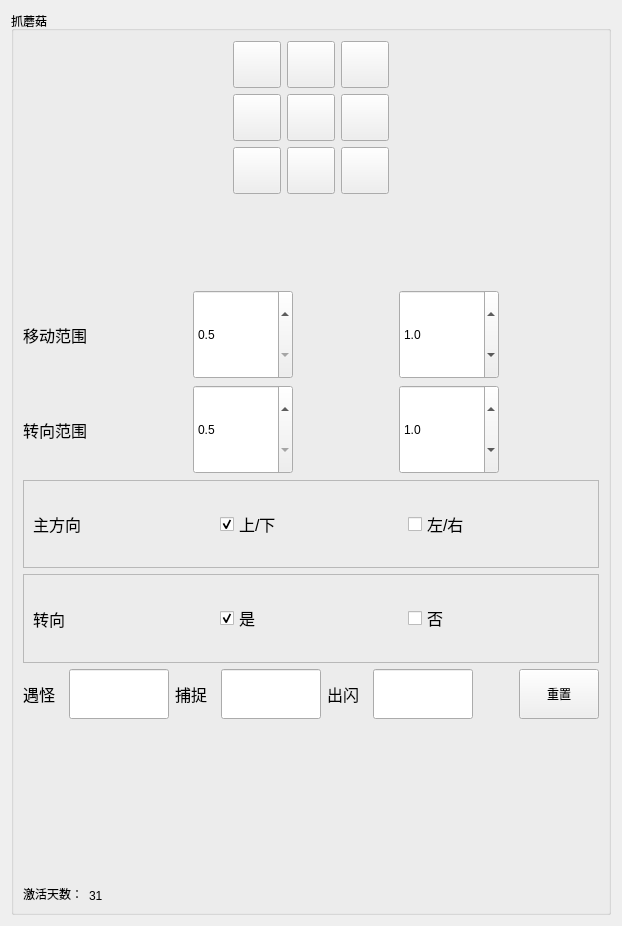
         <widget class="QWidget" name="tab_11">
          <attribute name="icon">
           <iconset>
            <normaloff>assets/PNG/pokemon.png</normaloff>assets/PNG/pokemon.png</iconset>
          </attribute>
          <attribute name="title">
           <string/>
          </attribute>
          <layout class="QVBoxLayout" name="verticalLayout_9">
           <item>
            <widget class="QGroupBox" name="groupA1_2">
             <property name="title">
              <string>抓蘑菇</string>
             </property>
             <layout class="QVBoxLayout" name="verticalLayout_7" stretch="1,1,1,1,1,1,1,1,1">
              <item>
               <layout class="QHBoxLayout" name="horizontalLayout_15">
                <item>
                 <layout class="QGridLayout" name="gridLayout_2" rowstretch="1,3,3,3,1" columnstretch="1,3,3,3,1" rowminimumheight="1,3,3,3,1" columnminimumwidth="1,3,3,3,1">
                  <property name="sizeConstraint">
                   <enum>QLayout::SizeConstraint::SetNoConstraint</enum>
                  </property>
                  <item row="1" column="2">
                   <widget class="QToolButton" name="toolButton_10">
                    <property name="text">
                     <string/>
                    </property>
                    <property name="icon">
                     <iconset>
                      <normaloff>assets/PNG/top.png</normaloff>assets/PNG/top.png</iconset>
                    </property>
                    <property name="iconSize">
                     <size>
                      <width>40</width>
                      <height>40</height>
                     </size>
                    </property>
                   </widget>
                  </item>
                  <item row="1" column="3">
                   <widget class="QToolButton" name="toolButton_11">
                    <property name="text">
                     <string/>
                    </property>
                    <property name="icon">
                     <iconset>
                      <normaloff>assets/PNG/right-tip.png</normaloff>assets/PNG/right-tip.png</iconset>
                    </property>
                    <property name="iconSize">
                     <size>
                      <width>40</width>
                      <height>40</height>
                     </size>
                    </property>
                   </widget>
                  </item>
                  <item row="3" column="1">
                   <widget class="QToolButton" name="toolButton_12">
                    <property name="text">
                     <string/>
                    </property>
                    <property name="icon">
                     <iconset>
                      <normaloff>assets/PNG/left-bottom.png</normaloff>assets/PNG/left-bottom.png</iconset>
                    </property>
                    <property name="iconSize">
                     <size>
                      <width>40</width>
                      <height>40</height>
                     </size>
                    </property>
                   </widget>
                  </item>
                  <item row="2" column="3">
                   <widget class="QToolButton" name="toolButton_13">
                    <property name="text">
                     <string/>
                    </property>
                    <property name="icon">
                     <iconset>
                      <normaloff>assets/PNG/right.png</normaloff>assets/PNG/right.png</iconset>
                    </property>
                    <property name="iconSize">
                     <size>
                      <width>40</width>
                      <height>40</height>
                     </size>
                    </property>
                   </widget>
                  </item>
                  <item row="2" column="4">
                   <spacer name="horizontalSpacer_33">
                    <property name="orientation">
                     <enum>Qt::Orientation::Horizontal</enum>
                    </property>
                    <property name="sizeHint" stdset="0">
                     <size>
                      <width>40</width>
                      <height>20</height>
                     </size>
                    </property>
                   </spacer>
                  </item>
                  <item row="2" column="2">
                   <widget class="QToolButton" name="toolButton_14">
                    <property name="text">
                     <string/>
                    </property>
                    <property name="icon">
                     <iconset>
                      <normaloff>assets/PNG/start.png</normaloff>assets/PNG/start.png</iconset>
                    </property>
                    <property name="iconSize">
                     <size>
                      <width>40</width>
                      <height>40</height>
                     </size>
                    </property>
                   </widget>
                  </item>
                  <item row="2" column="0">
                   <spacer name="horizontalSpacer_34">
                    <property name="orientation">
                     <enum>Qt::Orientation::Horizontal</enum>
                    </property>
                    <property name="sizeHint" stdset="0">
                     <size>
                      <width>40</width>
                      <height>20</height>
                     </size>
                    </property>
                   </spacer>
                  </item>
                  <item row="3" column="3">
                   <widget class="QToolButton" name="toolButton_15">
                    <property name="text">
                     <string/>
                    </property>
                    <property name="icon">
                     <iconset>
                      <normaloff>assets/PNG/right-bottom.png</normaloff>assets/PNG/right-bottom.png</iconset>
                    </property>
                    <property name="iconSize">
                     <size>
                      <width>40</width>
                      <height>40</height>
                     </size>
                    </property>
                   </widget>
                  </item>
                  <item row="0" column="2">
                   <spacer name="verticalSpacer_8">
                    <property name="orientation">
                     <enum>Qt::Orientation::Vertical</enum>
                    </property>
                    <property name="sizeHint" stdset="0">
                     <size>
                      <width>20</width>
                      <height>40</height>
                     </size>
                    </property>
                   </spacer>
                  </item>
                  <item row="3" column="2">
                   <widget class="QToolButton" name="toolButton_16">
                    <property name="text">
                     <string/>
                    </property>
                    <property name="icon">
                     <iconset>
                      <normaloff>assets/PNG/bottom.png</normaloff>assets/PNG/bottom.png</iconset>
                    </property>
                    <property name="iconSize">
                     <size>
                      <width>40</width>
                      <height>40</height>
                     </size>
                    </property>
                   </widget>
                  </item>
                  <item row="1" column="1">
                   <widget class="QToolButton" name="toolButton_17">
                    <property name="text">
                     <string/>
                    </property>
                    <property name="icon">
                     <iconset>
                      <normaloff>assets/PNG/left-top.png</normaloff>assets/PNG/left-top.png</iconset>
                    </property>
                    <property name="iconSize">
                     <size>
                      <width>40</width>
                      <height>40</height>
                     </size>
                    </property>
                   </widget>
                  </item>
                  <item row="2" column="1">
                   <widget class="QToolButton" name="toolButton_18">
                    <property name="text">
                     <string/>
                    </property>
                    <property name="icon">
                     <iconset>
                      <normaloff>assets/PNG/left.png</normaloff>assets/PNG/left.png</iconset>
                    </property>
                    <property name="iconSize">
                     <size>
                      <width>40</width>
                      <height>40</height>
                     </size>
                    </property>
                   </widget>
                  </item>
                  <item row="4" column="2">
                   <spacer name="verticalSpacer_9">
                    <property name="orientation">
                     <enum>Qt::Orientation::Vertical</enum>
                    </property>
                    <property name="sizeHint" stdset="0">
                     <size>
                      <width>20</width>
                      <height>40</height>
                     </size>
                    </property>
                   </spacer>
                  </item>
                 </layout>
                </item>
               </layout>
              </item>
              <item>
               <spacer name="verticalSpacer_30">
                <property name="orientation">
                 <enum>Qt::Orientation::Vertical</enum>
                </property>
                <property name="sizeHint" stdset="0">
                 <size>
                  <width>20</width>
                  <height>188</height>
                 </size>
                </property>
               </spacer>
              </item>
              <item>
               <layout class="QHBoxLayout" name="horizontalLayout_65" stretch="1,1,1,1,1,1">
                <item>
                 <widget class="QLabel" name="label_60">
                  <property name="sizePolicy">
                   <sizepolicy hsizetype="Fixed" vsizetype="Preferred">
                    <horstretch>0</horstretch>
                    <verstretch>0</verstretch>
                   </sizepolicy>
                  </property>
                  <property name="font">
                   <font>
                    <pointsize>12</pointsize>
                   </font>
                  </property>
                  <property name="text">
                   <string>移动范围</string>
                  </property>
                 </widget>
                </item>
                <item>
                 <spacer name="horizontalSpacer_95">
                  <property name="orientation">
                   <enum>Qt::Orientation::Horizontal</enum>
                  </property>
                  <property name="sizeHint" stdset="0">
                   <size>
                    <width>40</width>
                    <height>20</height>
                   </size>
                  </property>
                 </spacer>
                </item>
                <item>
                 <widget class="QDoubleSpinBox" name="doubleSpinBox_19">
                  <property name="sizePolicy">
                   <sizepolicy hsizetype="Minimum" vsizetype="Expanding">
                    <horstretch>0</horstretch>
                    <verstretch>0</verstretch>
                   </sizepolicy>
                  </property>
                  <property name="decimals">
                   <number>1</number>
                  </property>
                  <property name="minimum">
                   <double>0.500000000000000</double>
                  </property>
                  <property name="maximum">
                   <double>5.000000000000000</double>
                  </property>
                  <property name="singleStep">
                   <double>0.100000000000000</double>
                  </property>
                 </widget>
                </item>
                <item>
                 <spacer name="horizontalSpacer_96">
                  <property name="orientation">
                   <enum>Qt::Orientation::Horizontal</enum>
                  </property>
                  <property name="sizeHint" stdset="0">
                   <size>
                    <width>40</width>
                    <height>20</height>
                   </size>
                  </property>
                 </spacer>
                </item>
                <item>
                 <widget class="QDoubleSpinBox" name="doubleSpinBox_20">
                  <property name="sizePolicy">
                   <sizepolicy hsizetype="Minimum" vsizetype="Expanding">
                    <horstretch>0</horstretch>
                    <verstretch>0</verstretch>
                   </sizepolicy>
                  </property>
                  <property name="decimals">
                   <number>1</number>
                  </property>
                  <property name="minimum">
                   <double>0.100000000000000</double>
                  </property>
                  <property name="maximum">
                   <double>10.000000000000000</double>
                  </property>
                  <property name="singleStep">
                   <double>0.100000000000000</double>
                  </property>
                  <property name="value">
                   <double>1.000000000000000</double>
                  </property>
                 </widget>
                </item>
                <item>
                 <spacer name="horizontalSpacer_97">
                  <property name="orientation">
                   <enum>Qt::Orientation::Horizontal</enum>
                  </property>
                  <property name="sizeHint" stdset="0">
                   <size>
                    <width>40</width>
                    <height>20</height>
                   </size>
                  </property>
                 </spacer>
                </item>
               </layout>
              </item>
              <item>
               <layout class="QHBoxLayout" name="horizontalLayout_66" stretch="1,1,1,1,1,1">
                <item>
                 <widget class="QLabel" name="label_61">
                  <property name="sizePolicy">
                   <sizepolicy hsizetype="Fixed" vsizetype="Preferred">
                    <horstretch>0</horstretch>
                    <verstretch>0</verstretch>
                   </sizepolicy>
                  </property>
                  <property name="font">
                   <font>
                    <pointsize>12</pointsize>
                   </font>
                  </property>
                  <property name="text">
                   <string>转向范围</string>
                  </property>
                 </widget>
                </item>
                <item>
                 <spacer name="horizontalSpacer_98">
                  <property name="orientation">
                   <enum>Qt::Orientation::Horizontal</enum>
                  </property>
                  <property name="sizeHint" stdset="0">
                   <size>
                    <width>40</width>
                    <height>20</height>
                   </size>
                  </property>
                 </spacer>
                </item>
                <item>
                 <widget class="QDoubleSpinBox" name="doubleSpinBox_21">
                  <property name="sizePolicy">
                   <sizepolicy hsizetype="Minimum" vsizetype="Expanding">
                    <horstretch>0</horstretch>
                    <verstretch>0</verstretch>
                   </sizepolicy>
                  </property>
                  <property name="decimals">
                   <number>1</number>
                  </property>
                  <property name="minimum">
                   <double>0.500000000000000</double>
                  </property>
                  <property name="maximum">
                   <double>5.000000000000000</double>
                  </property>
                  <property name="singleStep">
                   <double>0.100000000000000</double>
                  </property>
                 </widget>
                </item>
                <item>
                 <spacer name="horizontalSpacer_99">
                  <property name="orientation">
                   <enum>Qt::Orientation::Horizontal</enum>
                  </property>
                  <property name="sizeHint" stdset="0">
                   <size>
                    <width>40</width>
                    <height>20</height>
                   </size>
                  </property>
                 </spacer>
                </item>
                <item>
                 <widget class="QDoubleSpinBox" name="doubleSpinBox_22">
                  <property name="sizePolicy">
                   <sizepolicy hsizetype="Minimum" vsizetype="Expanding">
                    <horstretch>0</horstretch>
                    <verstretch>0</verstretch>
                   </sizepolicy>
                  </property>
                  <property name="decimals">
                   <number>1</number>
                  </property>
                  <property name="minimum">
                   <double>0.100000000000000</double>
                  </property>
                  <property name="maximum">
                   <double>10.000000000000000</double>
                  </property>
                  <property name="singleStep">
                   <double>0.100000000000000</double>
                  </property>
                  <property name="value">
                   <double>1.000000000000000</double>
                  </property>
                 </widget>
                </item>
                <item>
                 <spacer name="horizontalSpacer_100">
                  <property name="orientation">
                   <enum>Qt::Orientation::Horizontal</enum>
                  </property>
                  <property name="sizeHint" stdset="0">
                   <size>
                    <width>40</width>
                    <height>20</height>
                   </size>
                  </property>
                 </spacer>
                </item>
               </layout>
              </item>
              <item>
               <widget class="QFrame" name="framedir_2">
                <property name="sizePolicy">
                 <sizepolicy hsizetype="Preferred" vsizetype="Preferred">
                  <horstretch>0</horstretch>
                  <verstretch>0</verstretch>
                 </sizepolicy>
                </property>
                <property name="frameShape">
                 <enum>QFrame::Shape::StyledPanel</enum>
                </property>
                <property name="frameShadow">
                 <enum>QFrame::Shadow::Raised</enum>
                </property>
                <layout class="QHBoxLayout" name="horizontalLayout_19">
                 <item>
                  <layout class="QHBoxLayout" name="horizontalLayout_20">
                   <item>
                    <widget class="QLabel" name="label_13">
                     <property name="font">
                      <font>
                       <pointsize>12</pointsize>
                      </font>
                     </property>
                     <property name="text">
                      <string>主方向</string>
                     </property>
                    </widget>
                   </item>
                   <item>
                    <widget class="QCheckBox" name="checkBox_5">
                     <property name="font">
                      <font>
                       <pointsize>12</pointsize>
                      </font>
                     </property>
                     <property name="text">
                      <string>上/下</string>
                     </property>
                     <property name="checked">
                      <bool>true</bool>
                     </property>
                     <property name="autoExclusive">
                      <bool>true</bool>
                     </property>
                     <property name="tristate">
                      <bool>false</bool>
                     </property>
                    </widget>
                   </item>
                   <item>
                    <widget class="QCheckBox" name="checkBox_6">
                     <property name="font">
                      <font>
                       <pointsize>12</pointsize>
                      </font>
                     </property>
                     <property name="text">
                      <string>左/右</string>
                     </property>
                     <property name="autoExclusive">
                      <bool>true</bool>
                     </property>
                    </widget>
                   </item>
                  </layout>
                 </item>
                </layout>
               </widget>
              </item>
              <item>
               <widget class="QFrame" name="frameturn_2">
                <property name="sizePolicy">
                 <sizepolicy hsizetype="Preferred" vsizetype="Preferred">
                  <horstretch>0</horstretch>
                  <verstretch>0</verstretch>
                 </sizepolicy>
                </property>
                <property name="frameShape">
                 <enum>QFrame::Shape::StyledPanel</enum>
                </property>
                <property name="frameShadow">
                 <enum>QFrame::Shadow::Raised</enum>
                </property>
                <layout class="QHBoxLayout" name="horizontalLayout_21">
                 <item>
                  <layout class="QHBoxLayout" name="horizontalLayout_22">
                   <item>
                    <widget class="QLabel" name="label_15">
                     <property name="font">
                      <font>
                       <pointsize>12</pointsize>
                      </font>
                     </property>
                     <property name="text">
                      <string>转向</string>
                     </property>
                    </widget>
                   </item>
                   <item>
                    <widget class="QCheckBox" name="checkBox_7">
                     <property name="font">
                      <font>
                       <pointsize>12</pointsize>
                      </font>
                     </property>
                     <property name="text">
                      <string>是</string>
                     </property>
                     <property name="checked">
                      <bool>true</bool>
                     </property>
                     <property name="autoExclusive">
                      <bool>true</bool>
                     </property>
                     <property name="tristate">
                      <bool>false</bool>
                     </property>
                    </widget>
                   </item>
                   <item>
                    <widget class="QCheckBox" name="checkBox_8">
                     <property name="font">
                      <font>
                       <pointsize>12</pointsize>
                      </font>
                     </property>
                     <property name="text">
                      <string>否</string>
                     </property>
                     <property name="autoExclusive">
                      <bool>true</bool>
                     </property>
                    </widget>
                   </item>
                  </layout>
                 </item>
                </layout>
               </widget>
              </item>
              <item>
               <layout class="QHBoxLayout" name="horizontalLayout_23" stretch="1,1,1,1,1,1,1,1">
                <item>
                 <widget class="QLabel" name="label_17">
                  <property name="font">
                   <font>
                    <pointsize>12</pointsize>
                   </font>
                  </property>
                  <property name="text">
                   <string>遇怪</string>
                  </property>
                 </widget>
                </item>
                <item>
                 <widget class="QLineEdit" name="lineEdit_5">
                  <property name="sizePolicy">
                   <sizepolicy hsizetype="Maximum" vsizetype="Maximum">
                    <horstretch>0</horstretch>
                    <verstretch>0</verstretch>
                   </sizepolicy>
                  </property>
                  <property name="minimumSize">
                   <size>
                    <width>100</width>
                    <height>50</height>
                   </size>
                  </property>
                 </widget>
                </item>
                <item>
                 <widget class="QLabel" name="label_21">
                  <property name="font">
                   <font>
                    <pointsize>12</pointsize>
                   </font>
                  </property>
                  <property name="text">
                   <string>捕捉</string>
                  </property>
                 </widget>
                </item>
                <item>
                 <widget class="QLineEdit" name="lineEdit_7">
                  <property name="sizePolicy">
                   <sizepolicy hsizetype="Maximum" vsizetype="Maximum">
                    <horstretch>0</horstretch>
                    <verstretch>0</verstretch>
                   </sizepolicy>
                  </property>
                  <property name="minimumSize">
                   <size>
                    <width>100</width>
                    <height>50</height>
                   </size>
                  </property>
                 </widget>
                </item>
                <item>
                 <widget class="QLabel" name="label_18">
                  <property name="font">
                   <font>
                    <pointsize>12</pointsize>
                   </font>
                  </property>
                  <property name="text">
                   <string>出闪</string>
                  </property>
                 </widget>
                </item>
                <item>
                 <widget class="QLineEdit" name="lineEdit_6">
                  <property name="sizePolicy">
                   <sizepolicy hsizetype="Expanding" vsizetype="Maximum">
                    <horstretch>0</horstretch>
                    <verstretch>0</verstretch>
                   </sizepolicy>
                  </property>
                  <property name="minimumSize">
                   <size>
                    <width>100</width>
                    <height>50</height>
                   </size>
                  </property>
                 </widget>
                </item>
                <item>
                 <spacer name="horizontalSpacer_35">
                  <property name="orientation">
                   <enum>Qt::Orientation::Horizontal</enum>
                  </property>
                  <property name="sizeHint" stdset="0">
                   <size>
                    <width>40</width>
                    <height>20</height>
                   </size>
                  </property>
                 </spacer>
                </item>
                <item>
                 <widget class="QPushButton" name="pushButton_3">
                  <property name="sizePolicy">
                   <sizepolicy hsizetype="Minimum" vsizetype="Maximum">
                    <horstretch>0</horstretch>
                    <verstretch>0</verstretch>
                   </sizepolicy>
                  </property>
                  <property name="minimumSize">
                   <size>
                    <width>0</width>
                    <height>50</height>
                   </size>
                  </property>
                  <property name="text">
                   <string>重置</string>
                  </property>
                 </widget>
                </item>
               </layout>
              </item>
              <item>
               <spacer name="verticalSpacer_10">
                <property name="orientation">
                 <enum>Qt::Orientation::Vertical</enum>
                </property>
                <property name="sizeHint" stdset="0">
                 <size>
                  <width>20</width>
                  <height>188</height>
                 </size>
                </property>
               </spacer>
              </item>
              <item>
               <layout class="QHBoxLayout" name="horizontalLayout_24" stretch="1,1,10">
                <item>
                 <widget class="QLabel" name="label_19">
                  <property name="sizePolicy">
                   <sizepolicy hsizetype="Fixed" vsizetype="Preferred">
                    <horstretch>0</horstretch>
                    <verstretch>0</verstretch>
                   </sizepolicy>
                  </property>
                  <property name="text">
                   <string>激活天数：</string>
                  </property>
                  <property name="alignment">
                   <set>Qt::AlignmentFlag::AlignBottom|Qt::AlignmentFlag::AlignLeading|Qt::AlignmentFlag::AlignLeft</set>
                  </property>
                 </widget>
                </item>
                <item>
                 <widget class="QLabel" name="label_20">
                  <property name="sizePolicy">
                   <sizepolicy hsizetype="Fixed" vsizetype="Preferred">
                    <horstretch>0</horstretch>
                    <verstretch>0</verstretch>
                   </sizepolicy>
                  </property>
                  <property name="text">
                   <string>31</string>
                  </property>
                  <property name="alignment">
                   <set>Qt::AlignmentFlag::AlignBottom|Qt::AlignmentFlag::AlignLeading|Qt::AlignmentFlag::AlignLeft</set>
                  </property>
                 </widget>
                </item>
                <item>
                 <spacer name="horizontalSpacer_38">
                  <property name="orientation">
                   <enum>Qt::Orientation::Horizontal</enum>
                  </property>
                  <property name="sizeHint" stdset="0">
                   <size>
                    <width>40</width>
                    <height>20</height>
                   </size>
                  </property>
                 </spacer>
                </item>
               </layout>
              </item>
             </layout>
            </widget>
           </item>
          </layout>
         </widget>
